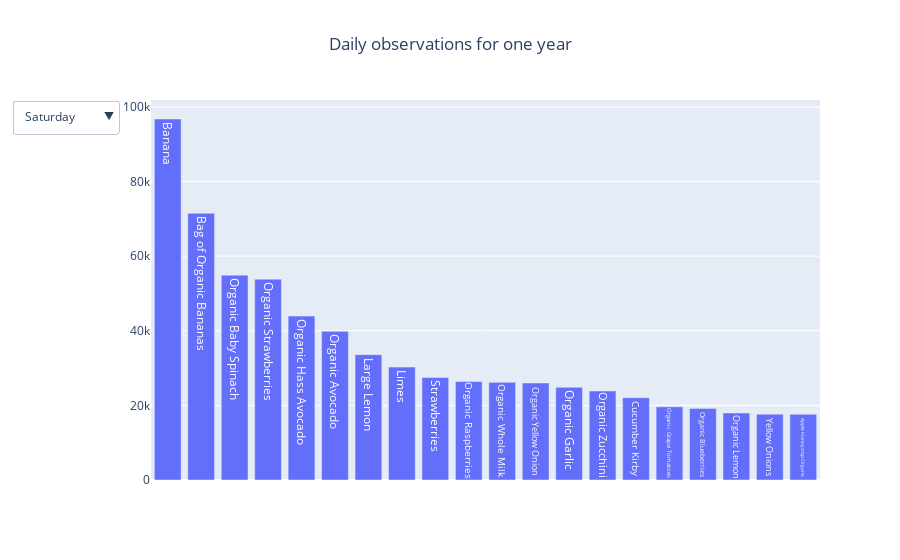

Here is the notebook cell this chart was saved with:
### Code cell
day_of_week = [0, 1, 2, 3, 4, 5, 6]

fig = go.Figure()

for i in range(len(day_of_week)):
    if i == 0:
        fig.add_trace(
            go.Bar(
                x = result_2.loc[result_2['order_dow'] == day_of_week[i] ,'product_name'].value_counts().head(20).index,
                y = result_2.loc[result_2['order_dow'] == day_of_week[i] ,'product_name'].value_counts().head(20).values, 
                text=result_2.loc[result_2['order_dow'] == day_of_week[i] ,'product_name'].value_counts().head(20).index,
                textposition="inside", textangle=90,
                #nbinsx = dataset.loc[dataset['Year']==last_years[i], 'Date'].nunique(),
                visible=True))
    else:
        fig.add_trace(
            go.Bar(
                x = result_2.loc[result_2['order_dow'] == day_of_week[i] ,'product_name'].value_counts().head(20).index,
                y = result_2.loc[result_2['order_dow'] == day_of_week[i] ,'product_name'].value_counts().head(20).values, 
                text=result_2.loc[result_2['order_dow'] == day_of_week[i] ,'product_name'].value_counts().head(20).index,
                textposition="inside", textangle=90,
                #nbinsx = dataset.loc[dataset['Year']==last_years[i], 'Date'].nunique(),
                visible=False))


fig.update_layout(
        title = go.layout.Title(text = "Daily observations for one year", x = 0.5),
        showlegend = False)
fig.update_xaxes(showticklabels=False)

fig.update_layout(
    updatemenus = [go.layout.Updatemenu(
        active = 0,
        buttons = [
                    go.layout.updatemenu.Button(
                        label = "Saturday",
                        method = "update",
                        args = [{"visible" : [True, False, False, False, False, False, False]}]),
                    go.layout.updatemenu.Button(
                            label = "Sunday",
                            method = "update",
                            args = [{"visible" : [False, True, False, False, False, False, False]}]),
                    go.layout.updatemenu.Button(
                            label = "Monday",
                            method = "update",
                            args = [{"visible" : [False, False, True, False, False, False, False]}]),
                    go.layout.updatemenu.Button(
                            label = "Tuesday",
                            method = "update",
                            args = [{"visible" : [False, False, False, True, False, False, False]}]),
                    go.layout.updatemenu.Button(
                            label = "Wednesday",
                            method = "update",
                            args = [{"visible" : [False, False, False, False, True, False, False]}]),
                    go.layout.updatemenu.Button(
                            label = "Thursday",
                            method = "update",
                            args = [{"visible" : [False, False, False, False, False, True, False]}]),
                    go.layout.updatemenu.Button(
                            label = "Friday",
                            method = "update",
                            args = [{"visible" : [False, False, False, False, False, False, True]}])
                ]
    )]
)

### Figure 1 — Plotly figure (JSON) as saved in the notebook; plotly's stock layout.template omitted (floating-point values rounded to 4 significant figures)
{"data": [{"text": ["Banana", "Bag of Organic Bananas", "Organic Baby Spinach", "Organic Strawberries", "Organic Hass Avocado", "Organic Avocado", "Large Lemon", "Limes", "Strawberries", "Organic Raspberries", "Organic Whole Milk", "Organic Yellow Onion", "Organic Garlic", "Organic Zucchini", "Cucumber Kirby", "Organic Grape Tomatoes", "Organic Blueberries", "Organic Lemon", "Yellow Onions", "Apple Honeycrisp Organic"], "textangle": 90, "textposition": "inside", "type": "bar", "visible": true, "x": ["Banana", "Bag of Organic Bananas", "Organic Baby Spinach", "Organic Strawberries", "Organic Hass Avocado", "Organic Avocado", "Large Lemon", "Limes", "Strawberries", "Organic Raspberries", "Organic Whole Milk", "Organic Yellow Onion", "Organic Garlic", "Organic Zucchini", "Cucumber Kirby", "Organic Grape Tomatoes", "Organic Blueberries", "Organic Lemon", "Yellow Onions", "Apple Honeycrisp Organic"], "y": [96769, 71493, 54914, 53831, 43944, 39846, 33605, 30266, 27486, 26378, 26177, 26011, 24845, 23864, 22054, 19615, 19195, 17960, 17639, 17611]}, {"text": ["Banana", "Bag of Organic Bananas", "Organic Strawberries", "Organic Baby Spinach", "Organic Hass Avocado", "Organic Avocado", "Large Lemon", "Strawberries", "Organic Raspberries", "Organic Whole Milk", "Limes", "Organic Yellow Onion", "Organic Zucchini", "Organic Garlic", "Organic Fuji Apple", "Cucumber Kirby", "Organic Blueberries", "Apple Honeycrisp Organic", "Organic Lemon", "Organic Half & Half"], "textangle": 90, "textposition": "inside", "type": "bar", "visible": false, "x": ["Banana", "Bag of Organic Bananas", "Organic Strawberries", "Organic Baby Spinach", "Organic Hass Avocado", "Organic Avocado", "Large Lemon", "Strawberries", "Organic Raspberries", "Organic Whole Milk", "Limes", "Organic Yellow Onion", "Organic Zucchini", "Organic Garlic", "Organic Fuji Apple", "Cucumber Kirby", "Organic Blueberries", "Apple Honeycrisp Organic", "Organic Lemon", "Organic Half & Half"], "y": [87787, 69726, 46361, 42277, 38562, 32284, 26840, 25332, 24275, 23298, 23132, 19516, 18664, 18268, 18058, 17435, 17416, 15968, 15784, 15677]}, {"text": ["Banana", "Bag of Organic Bananas", "Organic Strawberries", "Organic Baby Spinach", "Organic Hass Avocado", "Organic Avocado", "Large Lemon", "Strawberries", "Organic Whole Milk", "Organic Raspberries", "Limes", "Organic Yellow Onion", "Organic Garlic", "Organic Zucchini", "Organic Blueberries", "Organic Fuji Apple", "Cucumber Kirby", "Organic Lemon", "Organic Half & Half", "Apple Honeycrisp Organic"], "textangle": 90, "textposition": "inside", "type": "bar", "visible": false, "x": ["Banana", "Bag of Organic Bananas", "Organic Strawberries", "Organic Baby Spinach", "Organic Hass Avocado", "Organic Avocado", "Large Lemon", "Strawberries", "Organic Whole Milk", "Organic Raspberries", "Limes", "Organic Yellow Onion", "Organic Garlic", "Organic Zucchini", "Organic Blueberries", "Organic Fuji Apple", "Cucumber Kirby", "Organic Lemon", "Organic Half & Half", "Apple Honeycrisp Organic"], "y": [59881, 50271, 32394, 29964, 27668, 21512, 18627, 18418, 17681, 17513, 16567, 13957, 13312, 12804, 12767, 11967, 11953, 11250, 10873, 10719]}, {"text": ["Banana", "Bag of Organic Bananas", "Organic Strawberries", "Organic Baby Spinach", "Organic Hass Avocado", "Organic Avocado", "Strawberries", "Organic Whole Milk", "Organic Raspberries", "Large Lemon", "Limes", "Organic Yellow Onion", "Organic Blueberries", "Organic Garlic", "Organic Zucchini", "Cucumber Kirby", "Organic Fuji Apple", "Organic Lemon", "Apple Honeycrisp Organic", "Organic Half & Half"], "textangle": 90, "textposition": "inside", "type": "bar", "visible": false, "x": ["Banana", "Bag of Organic Bananas", "Organic Strawberries", "Organic Baby Spinach", "Organic Hass Avocado", "Organic Avocado", "Strawberries", "Organic Whole Milk", "Organic Raspberries", "Large Lemon", "Limes", "Organic Yellow Onion", "Organic Blueberries", "Organic Garlic", "Organic Zucchini", "Cucumber Kirby", "Organic Fuji Apple", "Organic Lemon", "Apple Honeycrisp Organic", "Organic Half & Half"], "y": [53327, 45491, 30552, 25902, 24528, 18884, 16860, 16567, 16255, 16120, 14926, 12243, 11764, 11707, 11191, 10416, 10118, 9881, 9652, 9532]}, {"text": ["Banana", "Bag of Organic Bananas", "Organic Strawberries", "Organic Baby Spinach", "Organic Hass Avocado", "Organic Avocado", "Strawberries", "Organic Whole Milk", "Large Lemon", "Organic Raspberries", "Limes", "Organic Blueberries", "Organic Yellow Onion", "Organic Garlic", "Organic Zucchini", "Cucumber Kirby", "Seedless Red Grapes", "Organic Fuji Apple", "Organic Half & Half", "Organic Lemon"], "textangle": 90, "textposition": "inside", "type": "bar", "visible": false, "x": ["Banana", "Bag of Organic Bananas", "Organic Strawberries", "Organic Baby Spinach", "Organic Hass Avocado", "Organic Avocado", "Strawberries", "Organic Whole Milk", "Large Lemon", "Organic Raspberries", "Limes", "Organic Blueberries", "Organic Yellow Onion", "Organic Garlic", "Organic Zucchini", "Cucumber Kirby", "Seedless Red Grapes", "Organic Fuji Apple", "Organic Half & Half", "Organic Lemon"], "y": [52497, 44604, 30676, 25384, 24122, 18442, 17059, 16612, 16111, 15994, 15230, 11702, 11612, 11413, 10848, 10165, 9821, 9754, 9581, 9415]}, {"text": ["Banana", "Bag of Organic Bananas", "Organic Strawberries", "Organic Baby Spinach", "Organic Hass Avocado", "Organic Avocado", "Large Lemon", "Strawberries", "Organic Raspberries", "Organic Whole Milk", "Limes", "Organic Blueberries", "Organic Garlic", "Organic Yellow Onion", "Organic Zucchini", "Organic Fuji Apple", "Cucumber Kirby", "Seedless Red Grapes", "Organic Lemon", "Organic Half & Half"], "textangle": 90, "textposition": "inside", "type": "bar", "visible": false, "x": ["Banana", "Bag of Organic Bananas", "Organic Strawberries", "Organic Baby Spinach", "Organic Hass Avocado", "Organic Avocado", "Large Lemon", "Strawberries", "Organic Raspberries", "Organic Whole Milk", "Limes", "Organic Blueberries", "Organic Garlic", "Organic Yellow Onion", "Organic Zucchini", "Organic Fuji Apple", "Cucumber Kirby", "Seedless Red Grapes", "Organic Lemon", "Organic Half & Half"], "y": [58990, 48618, 34146, 28356, 26247, 20726, 18907, 18709, 18122, 18090, 18086, 13372, 12949, 12796, 11938, 11680, 11220, 11175, 11092, 10764]}, {"text": ["Banana", "Bag of Organic Bananas", "Organic Strawberries", "Organic Baby Spinach", "Organic Hass Avocado", "Organic Avocado", "Large Lemon", "Limes", "Organic Whole Milk", "Strawberries", "Organic Raspberries", "Organic Yellow Onion", "Organic Garlic", "Organic Zucchini", "Cucumber Kirby", "Organic Blueberries", "Organic Lemon", "Organic Grape Tomatoes", "Yellow Onions", "Apple Honeycrisp Organic"], "textangle": 90, "textposition": "inside", "type": "bar", "visible": false, "x": ["Banana", "Bag of Organic Bananas", "Organic Strawberries", "Organic Baby Spinach", "Organic Hass Avocado", "Organic Avocado", "Large Lemon", "Limes", "Organic Whole Milk", "Strawberries", "Organic Raspberries", "Organic Yellow Onion", "Organic Garlic", "Organic Zucchini", "Cucumber Kirby", "Organic Blueberries", "Organic Lemon", "Organic Grape Tomatoes", "Yellow Onions", "Apple Honeycrisp Organic"], "y": [63314, 49247, 36723, 35124, 28513, 25121, 22447, 22420, 19480, 19087, 18520, 17291, 17284, 15514, 14072, 13844, 12364, 12205, 12020, 11413]}], "layout": {"showlegend": false, "title": {"text": "Daily observations for one year", "x": 0.5}, "updatemenus": [{"active": 0, "buttons": [{"args": [{"visible": [true, false, false, false, false, false, false]}], "label": "Saturday", "method": "update"}, {"args": [{"visible": [false, true, false, false, false, false, false]}], "label": "Sunday", "method": "update"}, {"args": [{"visible": [false, false, true, false, false, false, false]}], "label": "Monday", "method": "update"}, {"args": [{"visible": [false, false, false, true, false, false, false]}], "label": "Tuesday", "method": "update"}, {"args": [{"visible": [false, false, false, false, true, false, false]}], "label": "Wednesday", "method": "update"}, {"args": [{"visible": [false, false, false, false, false, true, false]}], "label": "Thursday", "method": "update"}, {"args": [{"visible": [false, false, false, false, false, false, true]}], "label": "Friday", "method": "update"}]}], "xaxis": {"showticklabels": false}}}
